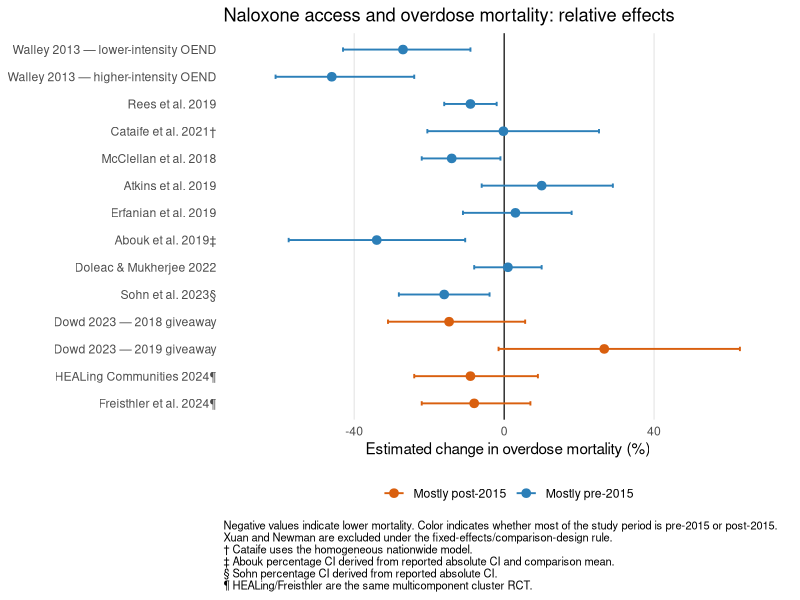
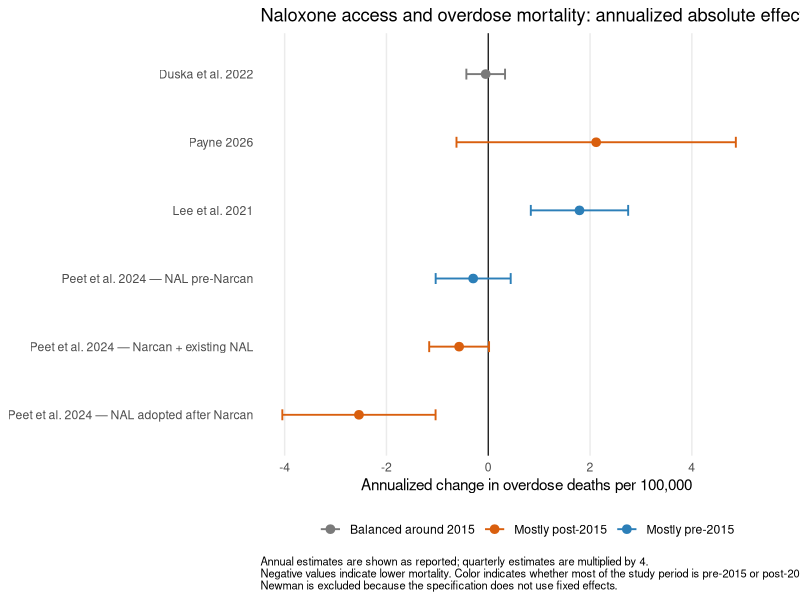

These figures' R source, in order: (Note: this script raises an error after producing the figures.)
library(dplyr)
library(ggplot2)
library(readr)

era_cols <- c(
  "Mostly pre-2015" = "#2C7FB8",
  "Mostly post-2015" = "#D95F0E",
  "Balanced around 2015" = "#7A7A7A"
)

relative <- tibble::tribble(
  ~study, ~estimate, ~lower, ~upper, ~era,
  "Walley 2013 — lower-intensity OEND", -27.0, -43.0, -9.0, "Mostly pre-2015",
  "Walley 2013 — higher-intensity OEND", -46.0, -61.0, -24.0, "Mostly pre-2015",
  "Rees et al. 2019", -9.0, -16.0, -2.0, "Mostly pre-2015",
  "Cataife et al. 2021†", -0.2, -20.5, 25.3, "Mostly pre-2015",
  "McClellan et al. 2018", -14.0, -22.0, -1.0, "Mostly pre-2015",
  "Atkins et al. 2019", 10.0, -6.0, 29.0, "Mostly pre-2015",
  "Erfanian et al. 2019", 3.0, -11.0, 18.0, "Mostly pre-2015",
  "Abouk et al. 2019‡", -34.0, -57.5, -10.4, "Mostly pre-2015",
  "Doleac & Mukherjee 2022", 1.0, -8.0, 10.0, "Mostly pre-2015",
  "Sohn et al. 2023§", -16.0, -28.1, -3.9, "Mostly pre-2015",
  "Dowd 2023 — 2018 giveaway", -14.7, -31.0, 5.6, "Mostly post-2015",
  "Dowd 2023 — 2019 giveaway", 26.7, -1.5, 62.9, "Mostly post-2015",
  "HEALing Communities 2024¶", -9.0, -24.0, 9.0, "Mostly post-2015",
  "Freisthler et al. 2024¶", -8.0, -22.0, 7.0, "Mostly post-2015"
)

payne_est <- 2.12
payne_se <- 1.40

absolute <- tibble::tribble(
  ~study, ~estimate, ~lower, ~upper, ~era, ~scaling,
  "Duska et al. 2022", -0.05, -0.43, 0.33, "Balanced around 2015", "Annual estimate",
  "Payne 2026", payne_est, payne_est - 1.96*payne_se, payne_est + 1.96*payne_se, "Mostly post-2015", "Annual estimate",
  "Lee et al. 2021", (1344.3/3000)*4, (627.1/3000)*4, (2061.6/3000)*4, "Mostly pre-2015", "Quarterly × 4",
  "Peet et al. 2024 — NAL pre-Narcan", -0.074*4, (-0.074 - 1.96*0.094)*4, (-0.074 + 1.96*0.094)*4, "Mostly pre-2015", "Quarterly × 4",
  "Peet et al. 2024 — Narcan + existing NAL", -0.143*4, (-0.143 - 1.96*0.075)*4, (-0.143 + 1.96*0.075)*4, "Mostly post-2015", "Quarterly × 4",
  "Peet et al. 2024 — NAL adopted after Narcan", -0.635*4, (-0.635 - 1.96*0.192)*4, (-0.635 + 1.96*0.192)*4, "Mostly post-2015", "Quarterly × 4"
)

forest <- function(dat, title, xlab, xlim = NULL, caption = NULL) {
  p <- dat %>%
    mutate(study = factor(study, levels = rev(study))) %>%
    ggplot(aes(x = estimate, y = study, color = era)) +
    geom_vline(xintercept = 0, linewidth = 0.4, color = "black") +
    geom_errorbarh(aes(xmin = lower, xmax = upper), height = 0.16, linewidth = 0.65) +
    geom_point(size = 2.6) +
    scale_color_manual(values = era_cols, name = NULL) +
    labs(title = title, x = xlab, y = NULL, caption = caption) +
    theme_minimal(base_size = 11) +
    theme(
      panel.grid.major.y = element_blank(),
      panel.grid.minor = element_blank(),
      legend.position = "bottom",
      plot.caption = element_text(hjust = 0, size = 8)
    )
  if (!is.null(xlim)) p <- p + coord_cartesian(xlim = xlim)
  p
}

p_relative <- forest(
  relative,
  "Naloxone access and overdose mortality: relative effects",
  "Estimated change in overdose mortality (%)",
  c(-68, 70),
  paste(
    "Negative values indicate lower mortality. Color indicates whether most of the study period is pre-2015 or post-2015.",
    "Xuan and Newman are excluded under the fixed-effects/comparison-design rule.",
    "† Cataife uses the homogeneous nationwide model.",
    "‡ Abouk percentage CI derived from reported absolute CI and comparison mean.",
    "§ Sohn percentage CI derived from reported absolute CI.",
    "¶ HEALing/Freisthler are the same multicomponent cluster RCT.",
    sep = "\n"
  )
)

p_absolute <- forest(
  absolute,
  "Naloxone access and overdose mortality: annualized absolute effects",
  "Annualized change in overdose deaths per 100,000",
  c(-4, 5.5),
  paste(
    "Annual estimates are shown as reported; quarterly estimates are multiplied by 4.",
    "Negative values indicate lower mortality. Color indicates whether most of the study period is pre-2015 or post-2015.",
    "Newman is excluded because the specification does not use fixed effects.",
    sep = "\n"
  )
)

# Save into the repository figures directory when run from repo root.
dir.create("figures", showWarnings = FALSE)
ggsave("figures/relative_effects.png", p_relative, width = 11, height = 8.8, dpi = 220)
ggsave("figures/annualized_absolute_effects.png", p_absolute, width = 11, height = 5.2, dpi = 220)

bind_rows(
  relative %>% mutate(panel = "Relative (%)", unit = "percent", scaling = "As reported"),
  absolute %>% mutate(panel = "Annualized absolute", unit = "deaths per 100k per year")
) %>%
  write_csv("data/effects_reproduced.csv")
